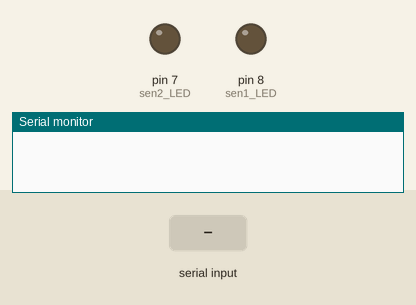
Simulated run of this sketch. Board: Arduino Uno, built with avr-gcc and run on an emulated ATmega328P. On the bench: output pins drawn as LEDs (lit = HIGH), the last lines printed to the serial monitor. The inputs (shaded band) are chosen by the test bench.

Above: at 1.2 s.
1.3 s: "90,45*" received over the second serial link
At 2.8 s:
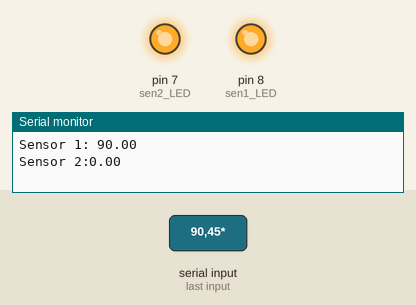
3.9 s: "200*" received over the second serial link
At 5.9 s:
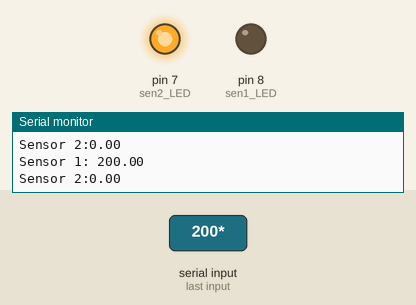
6.4 s: "30,150*" received over the second serial link
At 7.8 s:
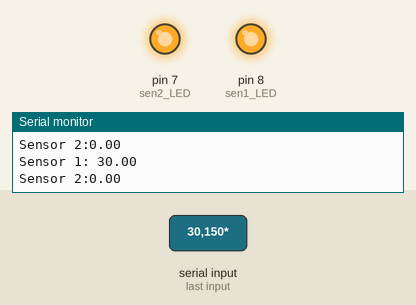
Timing chart, 0 to 9.4 s (numbered marks = the images above; inputs shaded):
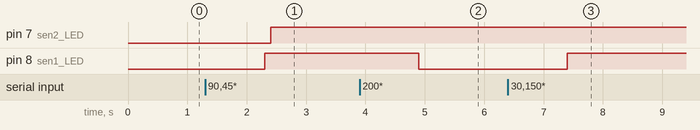

Measured:
- after the input at 1.3 s, pin 7 (sen2_LED): LOW → HIGH after 1.1 s; pin 8 (sen1_LED): LOW → HIGH after 1.0 s
- after the input at 3.9 s, pin 8 (sen1_LED): HIGH → LOW after 1.0 s
- after the input at 6.4 s, pin 8 (sen1_LED): LOW → HIGH after 1.0 s

The sketch:

receive.ino
```cpp
#include <SoftwareSerial.h>
SoftwareSerial mySerial(13, 12);
int sen1_LED = 8;
int sen2_LED = 7;


void setup() {
  mySerial.begin(9600);
  Serial.begin(9600);
  pinMode(sen1_LED, OUTPUT);
  pinMode(sen2_LED, OUTPUT);

}

void loop() {

if (mySerial.available()>0)
  {
  String sensor1distance = mySerial.readStringUntil('*');
  float float_sen1 = sensor1distance.toFloat();
  String sensor2distance = mySerial.readStringUntil('&');
  float float_sen2 = sensor2distance.toFloat();


  Serial.print("Sensor 1: ");
  Serial.println(float_sen1);
  Serial.print("Sensor 2:");
  Serial.println(float_sen2);

  if (float_sen1 < 100) {
    digitalWrite(sen1_LED, HIGH);
    delay(100);
  }
  else {
    digitalWrite(sen1_LED, LOW);
  }

  if (float_sen2 < 100) {
    digitalWrite(sen2_LED, HIGH);
    delay(100);
  }
  else {
    digitalWrite(sen2_LED, LOW);
  }

  }
}
```
